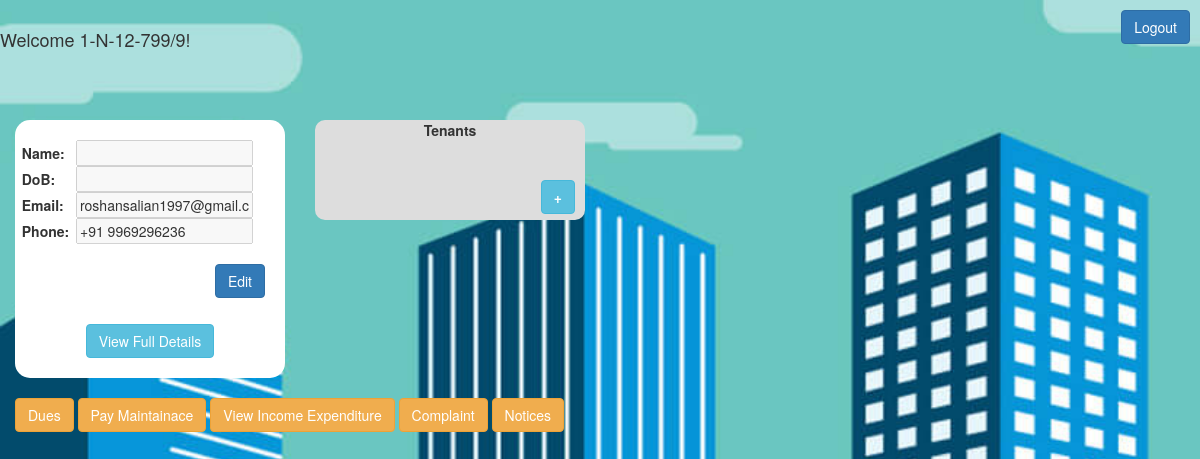
Before: /welcomeH (signed in) with the older database file.
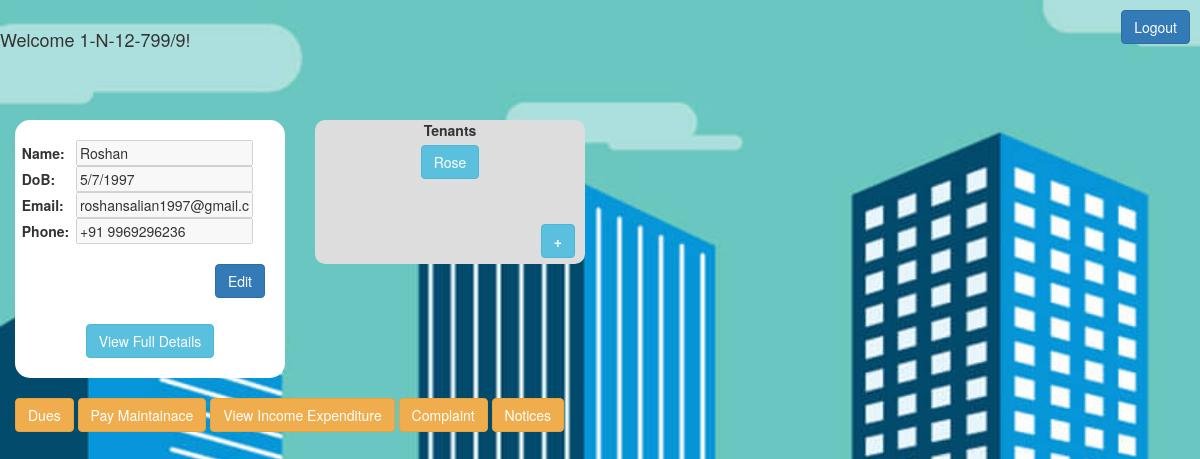
After: the same page with the newer database file.
### tables this page shows
CREATE TABLE "homeOwns" (
	"aptNo"	TEXT,
	"email"	TEXT,
	"phone"	TEXT,
	"usrName"	TEXT,
	"dob"	TEXT,
	"photo"	TEXT,
	"id_photo"	TEXT,
	"father"	TEXT,
	"mother"	TEXT,
	"comm_address"	TEXT,
	"perm_address"	TEXT,
	"occupation"	TEXT,
	"occupancy"	INTEGER,
	"comm_add_proof"	TEXT,
	"perm_add_proof"	TEXT,
	"sale_deed"	TEXT,
	"flat_no"	TEXT,
	PRIMARY KEY("aptNo")
);

CREATE TABLE "tenants" (
	"tenant_id"	INTEGER PRIMARY KEY AUTOINCREMENT,
	"name"	TEXT,
	"father"	TEXT,
	"mother"	TEXT,
	"occupation"	TEXT,
	"dob"	TEXT,
	"mobile"	TEXT,
	"email"	TEXT,
	"address"	TEXT,
	"vehicle"	TEXT,
	"photo"	TEXT,
	"id_proof"	TEXT,
	"add_proof"	TEXT
);

### script.py (the view)
@app.route("/welcomeH")
def welcomeH():
	if 'user' in session:
		uid = session['user']
	else:
		return redirect(url_for('login'))
	uid = decodeUrlText(uid)
	conn = sqlite3.connect('data/data.db')
	cursor = conn.execute("SELECT * FROM homeOwns WHERE aptNo='"+uid+"'")
	cursor = cursor.fetchall()
	userName = cursor[0][3]
	if userName == None or userName == "None":
		userName = ""
	userDoB = cursor[0][4]
	if userDoB == None or userDoB == "None":
		userDoB = ""
	userEmail = cursor[0][1]
	if userEmail == None or userEmail == "None":
		userEmail = ""
	userPhone = cursor[0][2]
	if userPhone == None or userPhone == "None":
		userPhone = ""
	cursor = conn.execute("SELECT tenant_id, name from apt_tenant NATURAL JOIN tenants WHERE aptNo='"+uid+"'")
	tenants = ""
	for row in cursor:
		tenants += "<a href='/tenant/"+str(row[0])+"'><button class='btn btn-info' style='margin: 5px'>"+row[1]+"</button></a><br>\n"
	cursor = conn.execute("SELECT userType from users where user_id = '"+uid+"'" )
	cursor = cursor.fetchall()
	userType = cursor[0][0] # User type here
	if(userType==0):
		userTypeHTML =""
	elif(userType==1):
		userTypeHTML = "<a style=\"color:black;font-size:25px;text-decoration:none;\" href=\"President\">President</a>"
	elif(userType==2):
		userTypeHTML = "<a  style=\"color:black;font-size:25px;text-decoration:none;\" href=\"Secretary\" >Secretary</a>"
	elif(userType==3):
		userTypeHTML = "<a  style=\"color:black;font-size:25px;text-decoration:none;\" href=\"Treasurer\" >Treasurer</a>"
	else:
		pass
	return render_template('welcomeH.html', user = uid, userName = userName, userDoB = userDoB, userEmail = userEmail, userPhone = userPhone, tenants =tenants, userType=userTypeHTML)

### script.py (called while the page is built)
def decodeUrlText(text):
	return unquote(unquote(text))

@app.before_request
def before_request():
	g.user = None
	if 'user' in session:
		g.user = session['user']

### templates/welcomeH.html (shortened to what this page needs)
<!DOCTYPE html>
<html>
<head>
	<link rel="stylesheet" type="text/css" href="{{ url_for('static', filename='bootstrap.css') }}">
	<link rel="stylesheet" type="text/css" href="{{ url_for('static', filename='myStyles.css') }}">
	<link rel="stylesheet" href="https://maxcdn.bootstrapcdn.com/bootstrap/3.4.0/css/bootstrap.min.css">
</head>
<body class="bgSet">
	<a href="/logout" style="float: right; margin: 10px"><button class="btn btn-primary">Logout</button></a>
	<br>
	<h4>Welcome {{ user }}!</h4>
	<br><br><br>
	<div class="container-fluid">
		<div class="row">
			<div class="col-md-3" style="border-radius: 10px">
				<div style="background-color: white; border-radius: 15px">
					<br>
					<center><table width="95%">
						<tr>
							<td><strong>Name:</strong></td>
							<td><input type="text" id="userNameInp" value="{{ userName }}" disabled="true"></td>
						</tr>
						<tr>
							<td><strong>DoB:</strong></td>
							<td><input type="text" id="userDobInp" value="{{ userDoB }}" disabled="true"></td>
						</tr>
						<tr>
							<td><strong>Email:</strong></td>
							<td><input type="text" id="userEmailInp" value="{{ userEmail }}" disabled="true"></td>
						</tr>
						<tr>
							<td><strong>Phone:</strong></td>
							<td><input type="text" id="userPhoneInp" value="{{ userPhone }}" disabled="true"></td>
						</tr>
					</table></center>
					<br>
					<button class="btn btn-primary" id="saveEditButton" style="float: right; margin-right: 20px" onclick="saveEdit()">Edit</button>
					<br><br><br>
					<center>
						<a href="/homeOwner"><button class="btn btn-info">View Full Details</button></a>
					</center>
					<br>
				</div>
			</div>
			<div class="col-md-3">
				<div class="roundCorner" style="background-color: var(--lightGrey)">
					<center>
						<strong>Tenants</strong>
						<br>
						{{ tenants|safe }}
					</center>
					<br><br>
					<button class="btn btn-info" style="float: right; margin-right: 10px" onclick="addTenant()"><strong>+</strong></button>
					<br><br>
				</div>
			</div>
		</div>
		<br>
		<button type="button" class="btn btn-warning">Dues</button>
		<button type="button" class="btn btn-warning" onclick="pay()">Pay Maintainace</button>
		<button type="button" class="btn btn-warning">View Income Expenditure</button>
		<button type="button" class="btn btn-warning" onclick="complaint()">Complaint</button>
		<button type="button" class="btn btn-warning" onclick="showNotice()">Notices</button>
	</div>
</body>
</html>

Changed rows visible on the page:
changed homeOwns "roshansalian1997@gmail.com": usrName (not shown) → "Roshan"; dob (not shown) → "5/7/1997"
added tenants: name "Rose"
